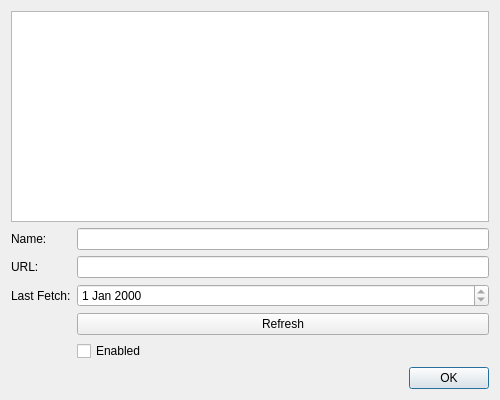
<?xml version="1.0" encoding="UTF-8"?>
<ui version="4.0">
 <class>SubscriptionEditor</class>
 <widget class="QDialog" name="SubscriptionEditor">
  <property name="geometry">
   <rect>
    <x>0</x>
    <y>0</y>
    <width>500</width>
    <height>400</height>
   </rect>
  </property>
  <property name="windowTitle">
   <string>Subscriptions</string>
  </property>
  <layout class="QVBoxLayout" name="verticalLayout_2">
   <item>
    <layout class="QVBoxLayout" name="verticalLayout">
     <item>
      <widget class="QTableView" name="tableView">
       <property name="selectionBehavior">
        <enum>QAbstractItemView::SelectRows</enum>
       </property>
      </widget>
     </item>
     <item>
      <layout class="QFormLayout" name="formLayout">
       <item row="0" column="0">
        <widget class="QLabel" name="label">
         <property name="text">
          <string>Name:</string>
         </property>
        </widget>
       </item>
       <item row="0" column="1">
        <widget class="QLineEdit" name="nameField">
         <property name="readOnly">
          <bool>true</bool>
         </property>
        </widget>
       </item>
       <item row="1" column="0">
        <widget class="QLabel" name="label_2">
         <property name="text">
          <string>URL:</string>
         </property>
        </widget>
       </item>
       <item row="1" column="1">
        <widget class="QLineEdit" name="urlField">
         <property name="readOnly">
          <bool>true</bool>
         </property>
        </widget>
       </item>
       <item row="2" column="0">
        <widget class="QLabel" name="label_3">
         <property name="text">
          <string>Last Fetch:</string>
         </property>
        </widget>
       </item>
       <item row="2" column="1">
        <widget class="QDateEdit" name="dateEdit">
         <property name="readOnly">
          <bool>true</bool>
         </property>
        </widget>
       </item>
       <item row="3" column="1">
        <widget class="QPushButton" name="fetchButton">
         <property name="text">
          <string>Refresh</string>
         </property>
        </widget>
       </item>
       <item row="4" column="1">
        <widget class="QCheckBox" name="enableCheckBox">
         <property name="text">
          <string>Enabled</string>
         </property>
        </widget>
       </item>
      </layout>
     </item>
    </layout>
   </item>
   <item>
    <widget class="QDialogButtonBox" name="buttonBox">
     <property name="orientation">
      <enum>Qt::Horizontal</enum>
     </property>
     <property name="standardButtons">
      <set>QDialogButtonBox::Ok</set>
     </property>
    </widget>
   </item>
  </layout>
 </widget>
 <resources/>
 <connections>
  <connection>
   <sender>buttonBox</sender>
   <signal>accepted()</signal>
   <receiver>SubscriptionEditor</receiver>
   <slot>accept()</slot>
   <hints>
    <hint type="sourcelabel">
     <x>248</x>
     <y>254</y>
    </hint>
    <hint type="destinationlabel">
     <x>157</x>
     <y>274</y>
    </hint>
   </hints>
  </connection>
  <connection>
   <sender>buttonBox</sender>
   <signal>rejected()</signal>
   <receiver>SubscriptionEditor</receiver>
   <slot>reject()</slot>
   <hints>
    <hint type="sourcelabel">
     <x>316</x>
     <y>260</y>
    </hint>
    <hint type="destinationlabel">
     <x>286</x>
     <y>274</y>
    </hint>
   </hints>
  </connection>
 </connections>
</ui>
